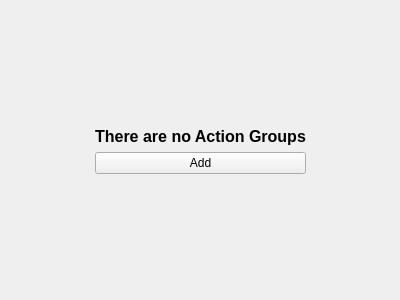
<?xml version="1.0" encoding="UTF-8"?>
<ui version="4.0">
 <class>AddTab</class>
 <widget class="QWidget" name="AddTab">
  <property name="geometry">
   <rect>
    <x>0</x>
    <y>0</y>
    <width>400</width>
    <height>300</height>
   </rect>
  </property>
  <property name="windowTitle">
   <string>Form</string>
  </property>
  <layout class="QGridLayout" name="gridLayout">
   <item row="1" column="1">
    <layout class="QVBoxLayout" name="verticalLayout_2">
     <item alignment="Qt::AlignHCenter">
      <widget class="QLabel" name="label">
       <property name="text">
        <string>&lt;html&gt;&lt;head/&gt;&lt;body&gt;&lt;p align=&quot;center&quot;&gt;&lt;span style=&quot; font-size:12pt; font-weight:600;&quot;&gt;There are no Action Groups&lt;/span&gt;&lt;/p&gt;&lt;/body&gt;&lt;/html&gt;</string>
       </property>
      </widget>
     </item>
     <item>
      <widget class="QPushButton" name="btnAdd">
       <property name="text">
        <string>Add</string>
       </property>
      </widget>
     </item>
    </layout>
   </item>
   <item row="1" column="0">
    <spacer name="horizontalSpacer">
     <property name="orientation">
      <enum>Qt::Horizontal</enum>
     </property>
     <property name="sizeHint" stdset="0">
      <size>
       <width>77</width>
       <height>20</height>
      </size>
     </property>
    </spacer>
   </item>
   <item row="1" column="2">
    <spacer name="horizontalSpacer_2">
     <property name="orientation">
      <enum>Qt::Horizontal</enum>
     </property>
     <property name="sizeHint" stdset="0">
      <size>
       <width>40</width>
       <height>20</height>
      </size>
     </property>
    </spacer>
   </item>
   <item row="2" column="1">
    <spacer name="verticalSpacer">
     <property name="orientation">
      <enum>Qt::Vertical</enum>
     </property>
     <property name="sizeHint" stdset="0">
      <size>
       <width>20</width>
       <height>106</height>
      </size>
     </property>
    </spacer>
   </item>
   <item row="0" column="1">
    <spacer name="verticalSpacer_2">
     <property name="orientation">
      <enum>Qt::Vertical</enum>
     </property>
     <property name="sizeHint" stdset="0">
      <size>
       <width>20</width>
       <height>40</height>
      </size>
     </property>
    </spacer>
   </item>
  </layout>
 </widget>
 <resources/>
 <connections/>
</ui>
